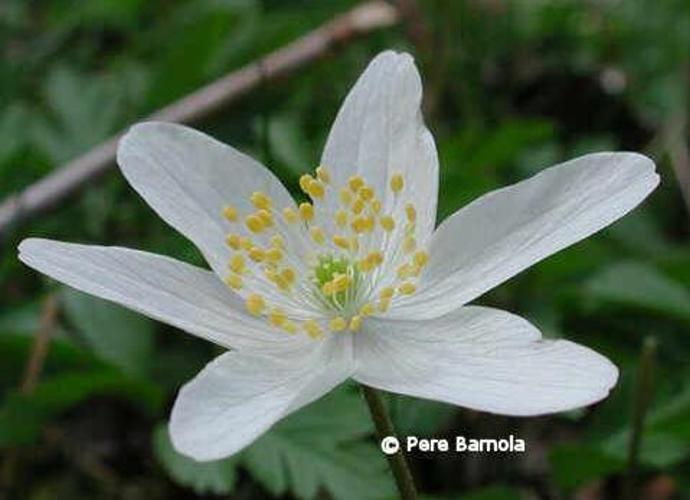
#> input picture ComputerVisionwithCNN/image_1205.jpg, 690 x 500 px
$ jupyter execute 'Working with Images.ipynb'
#> lines starting #> are read from the running program, lines starting #| are printed output that depends on the picture
[cell 1]
import skimage.io as io
import matplotlib.pyplot as plt
import numpy as np

# Read the image
img = io.imread('image_1205.jpg')
#> img is the input picture: shape (500, 690, 3); mean R, G, B 87.3, 102.3, 82.2

plt.imshow(img)
plt.show()

[cell 2]
img.shape
#> Out = (500, 690, 3)

[cell 3]
# Split
red = img[:, :, 0]
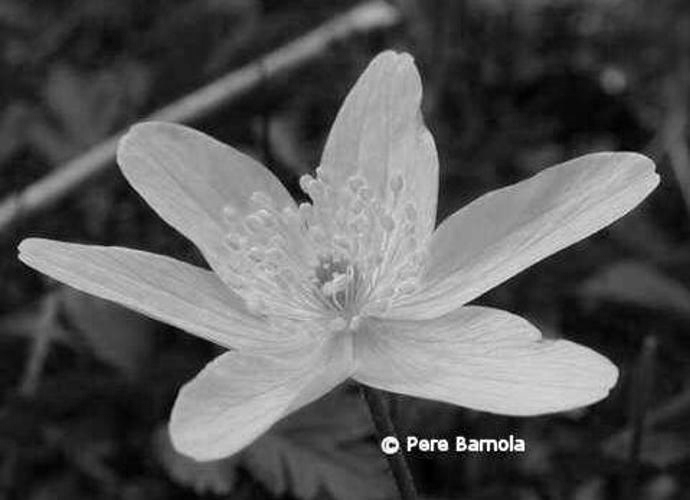
#> red: shape (500, 690); min 0, max 255, mean 87.3
green = img[:, :, 1]
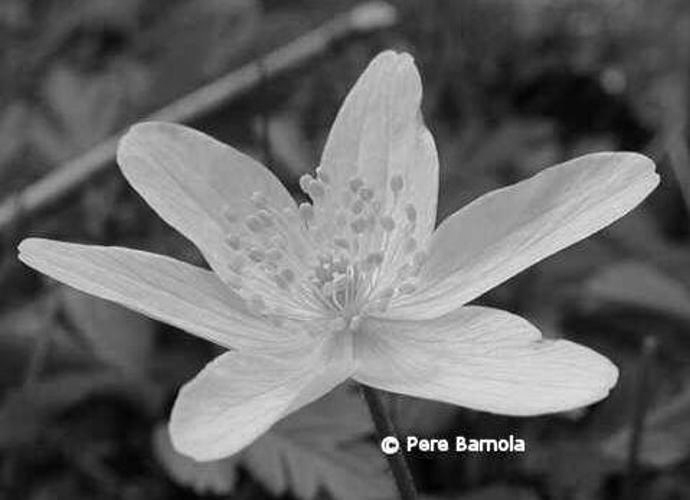
#> green: shape (500, 690); min 0, max 255, mean 102.3
blue = img[:, :, 2]
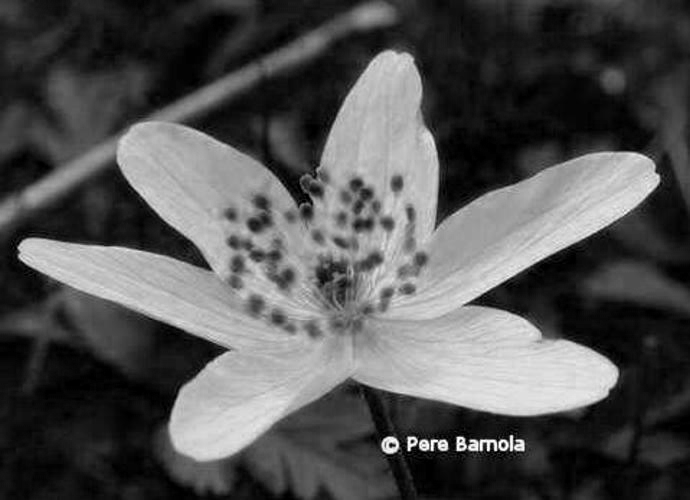
#> blue: shape (500, 690); min 0, max 255, mean 82.2

[cell 4]
plt.imshow(red, cmap="Reds")
plt.show()

[cell 5]
plt.imshow(green, cmap="Greens")
plt.show()

[cell 6]
plt.imshow(blue, cmap="Blues")
plt.show()

[cell 7]
def filtering(img, f=3):

    # Dimensions from the input shape
#> called with f = 3
    (rows, col, channels) = img.shape
#> rows = 500; col = 690; channels = 3

    # Initialize "hyper parameters"
    stride = 2

    # Dimensions of the output
    n_rows = int(1 + (rows - f) / stride)
#> n_rows = 249
    n_col = int(1 + (col - f) / stride)
#> n_col = 344
    n_channels = channels
#> n_channels = 3

    # Initialize output matrix A
    n_img = np.zeros((n_rows, n_col, n_channels))

    # iterate through img
    for h in range(n_rows):
        for w in range(n_col):
            for c in range (n_channels):
                vert_start = h*stride
                vert_end = vert_start + f
                horiz_start = w*stride
                horiz_end = horiz_start + f

                # extract slice we are dealing with
                n_slice = img[vert_start:vert_end, horiz_start:horiz_end, c]

                # Compute the filtering operation on the slice
                n_img[h, w, c] = np.mean(n_slice, dtype=int)
    return n_img

[cell 8]
plt.imshow(img)
plt.show()

[cell 9]
A = filtering(img)
print(A.shape)
#| (249, 344, 3)
plt.imshow(A)
plt.show()
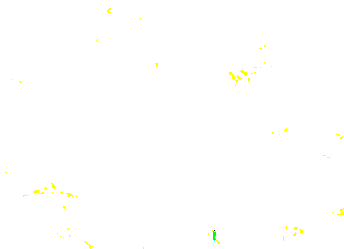
#> shown: shape (249, 344, 3) float64; mean R, G, B 1, 1, 0.996

[cell 10]
A = filtering(img, f=11)
#> call 2 of filtering, with f = 11
#> after the loop in filtering (call 2), `for h in range(n_rows):`:
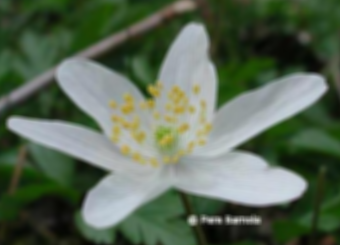
#> n_img: shape (245, 340, 3) float64; mean R, G, B 88.5, 103.3, 83.5
print(A.shape)
#| (245, 340, 3)
plt.imshow(A)
plt.show()

[cell 11]
A = filtering(img, f=25)
#> call 3 of filtering, with f = 25
#> after the loop in filtering (call 3), `for h in range(n_rows):`:
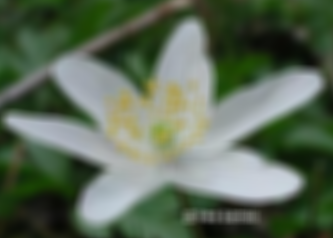
#> n_img: shape (238, 333, 3) float64; mean R, G, B 90.8, 105.5, 86.1
#> after the loop in filtering (call 3), `for h in range(n_rows):`:
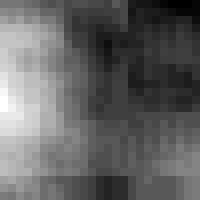
#> n_slice: shape (25, 25) (shown 8 times larger); min 4, max 39, mean 17.7; drawn with min black and max white
print(A.shape)
#| (238, 333, 3)
plt.imshow(A)
plt.show()
